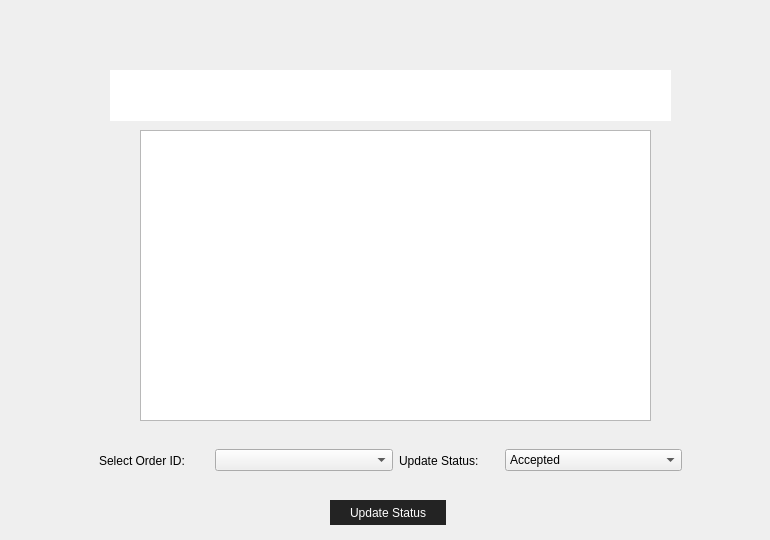
        <widget class="QWidget" name="page_7">
         <widget class="QWidget" name="OrderHistoryWidget_2" native="true">
          <property name="geometry">
           <rect>
            <x>20</x>
            <y>40</y>
            <width>741</width>
            <height>491</height>
           </rect>
          </property>
          <property name="styleSheet">
           <string notr="true"/>
          </property>
          <widget class="QTextEdit" name="OrderHistory_2">
           <property name="geometry">
            <rect>
             <x>90</x>
             <y>30</y>
             <width>561</width>
             <height>51</height>
            </rect>
           </property>
           <property name="styleSheet">
            <string notr="true">border: none;
color: rgb(0, 0, 0);</string>
           </property>
           <property name="html">
            <string>&lt;!DOCTYPE HTML PUBLIC &quot;-//W3C//DTD HTML 4.0//EN&quot; &quot;http://www.w3.org/TR/REC-html40/strict.dtd&quot;&gt;
&lt;html&gt;&lt;head&gt;&lt;meta name=&quot;qrichtext&quot; content=&quot;1&quot; /&gt;&lt;style type=&quot;text/css&quot;&gt;
p, li { white-space: pre-wrap; }
&lt;/style&gt;&lt;/head&gt;&lt;body style=&quot; font-family:'Ubuntu'; font-size:11pt; font-weight:400; font-style:normal;&quot;&gt;
&lt;p align=&quot;center&quot; style=&quot; margin-top:0px; margin-bottom:0px; margin-left:0px; margin-right:0px; -qt-block-indent:0; text-indent:0px;&quot;&gt;&lt;span style=&quot; font-family:'Sans Serif'; font-size:26pt; font-weight:600; color:#ffffff;&quot;&gt; Orders to be delivered&lt;/span&gt;&lt;/p&gt;&lt;/body&gt;&lt;/html&gt;</string>
           </property>
          </widget>
          <widget class="QFrame" name="formFrame">
           <property name="geometry">
            <rect>
             <x>70</x>
             <y>390</y>
             <width>601</width>
             <height>61</height>
            </rect>
           </property>
           <property name="styleSheet">
            <string notr="true">QLabel{
color: rgb(255, 255, 255);}
	font: 12pt &quot;Sans Serif&quot;;</string>
           </property>
           <layout class="QHBoxLayout" name="horizontalLayout">
            <item>
             <widget class="QLabel" name="selectOrderIDLabel">
              <property name="maximumSize">
               <size>
                <width>110</width>
                <height>16777215</height>
               </size>
              </property>
              <property name="text">
               <string>Select Order ID:</string>
              </property>
             </widget>
            </item>
            <item>
             <widget class="QComboBox" name="selectOrderIDComboBox"/>
            </item>
            <item>
             <widget class="QLabel" name="updateStatusLabel">
              <property name="maximumSize">
               <size>
                <width>100</width>
                <height>16777215</height>
               </size>
              </property>
              <property name="text">
               <string>Update Status:</string>
              </property>
             </widget>
            </item>
            <item>
             <widget class="QComboBox" name="updateStatusComboBox">
              <item>
               <property name="text">
                <string>Accepted</string>
               </property>
              </item>
              <item>
               <property name="text">
                <string>Delivered</string>
               </property>
              </item>
              <item>
               <property name="text">
                <string>Dispatched</string>
               </property>
              </item>
              <item>
               <property name="text">
                <string>On its Way</string>
               </property>
              </item>
              <item>
               <property name="text">
                <string>Pending</string>
               </property>
              </item>
             </widget>
            </item>
           </layout>
          </widget>
          <widget class="QTableView" name="tableView">
           <property name="geometry">
            <rect>
             <x>120</x>
             <y>90</y>
             <width>511</width>
             <height>291</height>
            </rect>
           </property>
           <property name="styleSheet">
            <string notr="true">
QTableView{
	background-color: rgb(238, 238, 236);
}

QHeaderView{
	background-color: rgb(255, 255, 255);
}

border: none;</string>
           </property>
          </widget>
          <widget class="QPushButton" name="updateStatusButton">
           <property name="geometry">
            <rect>
             <x>310</x>
             <y>460</y>
             <width>116</width>
             <height>25</height>
            </rect>
           </property>
           <property name="styleSheet">
            <string notr="true">QPushButton{
  color:rgb(255,255,255);
  background-color: rgb(35, 35, 35);
  border:0px solid;
}

QPushButton:hover{  
	background-color: rgb(85, 170, 255);
}</string>
           </property>
           <property name="text">
            <string>Update Status</string>
           </property>
          </widget>
         </widget>
        </widget>
